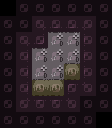

This is a level from a 2D game, rendered from its Tiled map with the project's own tilesets. A one-line summary and the complete map file follow:
An orthogonal 7x8 tile map with 16x16 px tiles, 3 tile layers (Base, Attributes, Base), 4 tilesets.

<map version="1.10" tiledversion="1.11.0" orientation="orthogonal" renderorder="right-down" width="7" height="8" tilewidth="16" tileheight="16" infinite="0" nextlayerid="41" nextobjectid="1">
 <properties>
  <property name="avoid_map_edge" type="bool" value="true" />
 </properties>
 <tileset firstgid="1" source="../MapTiles.tsx" />
 <tileset firstgid="257" source="../DiscoFloorTiles.tsx" />
 <tileset firstgid="289" source="../Attributes.tsx" />
 <tileset firstgid="293" source="../TechnicalTiles.tsx" />
 <layer id="1" name="Base" width="7" height="8">
  <data encoding="csv">
0,0,0,0,0,0,0,
0,0,261,275,275,262,0,
0,261,276,312,312,266,0,
0,268,312,311,310,266,0,
0,268,310,310,180,266,0,
0,268,177,179,258,270,0,
0,269,259,259,270,0,0,
0,0,0,0,0,0,0
</data>
 </layer>
 <layer id="2" name="Attributes" width="7" height="8" opacity="0.2">
  <data encoding="csv">
0,0,0,0,0,0,0,
0,0,0,0,0,0,0,
0,0,0,0,0,0,0,
0,0,0,0,0,0,0,
0,0,0,0,291,0,0,
0,0,291,291,0,0,0,
0,0,0,0,0,0,0,
0,0,0,0,0,0,0
</data>
 </layer>
 <group id="39" name="Requirements">
  <layer id="40" name="Base" width="7" height="8" opacity="0.49" tintcolor="#00ffff">
   <data encoding="csv">
0,265,265,265,265,265,265,
265,265,265,265,265,265,265,
265,265,265,265,265,265,265,
265,265,265,265,265,265,265,
265,265,265,265,265,265,265,
265,265,265,265,265,265,265,
265,265,265,265,265,265,265,
265,265,265,265,265,265,0
</data>
  </layer>
 </group>
</map>
